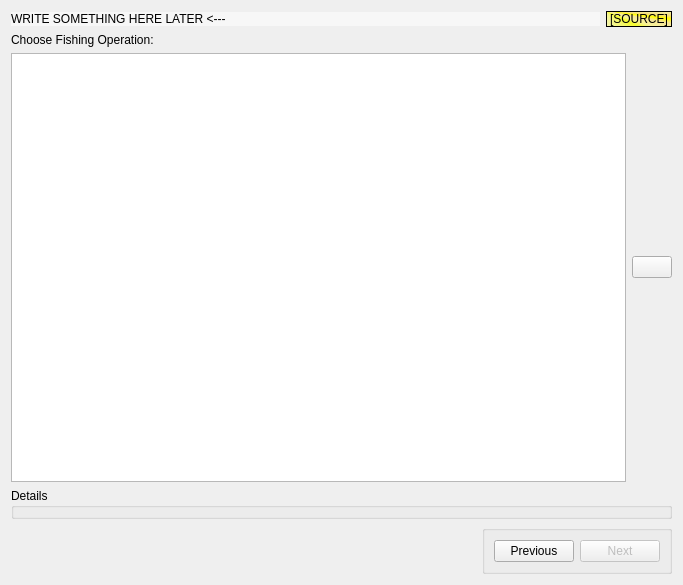
<?xml version="1.0" encoding="UTF-8"?>
<ui version="4.0">
 <class>FrmOperation</class>
 <widget class="QWidget" name="FrmOperation">
  <property name="geometry">
   <rect>
    <x>0</x>
    <y>0</y>
    <width>683</width>
    <height>585</height>
   </rect>
  </property>
  <property name="windowTitle">
   <string>Form</string>
  </property>
  <layout class="QVBoxLayout" name="verticalLayout">
   <item>
    <layout class="QHBoxLayout" name="horizontalLayout_9">
     <item>
      <widget class="QLabel" name="lbHeader">
       <property name="sizePolicy">
        <sizepolicy hsizetype="Preferred" vsizetype="Fixed">
         <horstretch>0</horstretch>
         <verstretch>0</verstretch>
        </sizepolicy>
       </property>
       <property name="styleSheet">
        <string notr="true">background-color:rgb(247, 247, 247)</string>
       </property>
       <property name="text">
        <string>WRITE SOMETHING HERE LATER &lt;---</string>
       </property>
      </widget>
     </item>
     <item>
      <widget class="QLabel" name="lbSource">
       <property name="sizePolicy">
        <sizepolicy hsizetype="Fixed" vsizetype="Preferred">
         <horstretch>0</horstretch>
         <verstretch>0</verstretch>
        </sizepolicy>
       </property>
       <property name="styleSheet">
        <string notr="true">background-color: qconicalgradient(cx:0, cy:0, angle:135, stop:0 rgba(220, 220, 220, 69), stop:0.375 rgba(255, 255, 0, 69), stop:0.423533 rgba(251, 255, 0, 145), stop:0.45 rgba(247, 255, 0, 208), stop:0.477581 rgba(255, 244, 71, 130), stop:0.518717 rgba(255, 218, 71, 130), stop:0.55 rgba(255, 255, 0, 255), stop:0.57754 rgba(255, 203, 0, 130), stop:0.625 rgba(255, 255, 0, 69), stop:1 rgba(255, 255, 0, 69));
font: 75 10pt &quot;Fixedsys&quot;;</string>
       </property>
       <property name="frameShape">
        <enum>QFrame::StyledPanel</enum>
       </property>
       <property name="frameShadow">
        <enum>QFrame::Raised</enum>
       </property>
       <property name="text">
        <string>[SOURCE]</string>
       </property>
       <property name="scaledContents">
        <bool>true</bool>
       </property>
      </widget>
     </item>
    </layout>
   </item>
   <item>
    <widget class="QLabel" name="label_23">
     <property name="text">
      <string>Choose Fishing Operation:</string>
     </property>
     <property name="buddy">
      <cstring>tableView</cstring>
     </property>
    </widget>
   </item>
   <item>
    <layout class="QHBoxLayout" name="horizontalLayout_15">
     <item>
      <widget class="QTableView" name="tableView">
       <property name="sizePolicy">
        <sizepolicy hsizetype="Expanding" vsizetype="Expanding">
         <horstretch>0</horstretch>
         <verstretch>0</verstretch>
        </sizepolicy>
       </property>
       <property name="toolTip">
        <string>Choose sampled fishing trip (or create a new one)</string>
       </property>
       <property name="statusTip">
        <string>Choose sampled fishing trip (or create a new one)</string>
       </property>
       <property name="whatsThis">
        <string>In this widget we can choose sampled fishing trip, or create a new one</string>
       </property>
      </widget>
     </item>
     <item>
      <layout class="QVBoxLayout" name="verticalLayout_5">
       <item>
        <widget class="QPushButton" name="pushNew">
         <property name="toolTip">
          <string>Create new record</string>
         </property>
         <property name="statusTip">
          <string>Create new record</string>
         </property>
         <property name="whatsThis">
          <string>Creates new record</string>
         </property>
         <property name="text">
          <string/>
         </property>
         <property name="icon">
          <iconset resource="app_new.qrc">
           <normaloff>:/app_new/filenew.png</normaloff>:/app_new/filenew.png</iconset>
         </property>
        </widget>
       </item>
      </layout>
     </item>
    </layout>
   </item>
   <item>
    <widget class="QGroupBox" name="groupDetails">
     <property name="sizePolicy">
      <sizepolicy hsizetype="Preferred" vsizetype="Preferred">
       <horstretch>0</horstretch>
       <verstretch>0</verstretch>
      </sizepolicy>
     </property>
     <property name="title">
      <string>Details</string>
     </property>
     <widget class="QDialogButtonBox" name="buttonBox">
      <property name="geometry">
       <rect>
        <x>290</x>
        <y>220</y>
        <width>363</width>
        <height>23</height>
       </rect>
      </property>
      <property name="standardButtons">
       <set>QDialogButtonBox::Apply|QDialogButtonBox::Close</set>
      </property>
     </widget>
    </widget>
   </item>
   <item>
    <layout class="QHBoxLayout" name="horizontalLayout_16">
     <item>
      <spacer name="horizontalSpacer_2">
       <property name="orientation">
        <enum>Qt::Horizontal</enum>
       </property>
       <property name="sizeHint" stdset="0">
        <size>
         <width>548</width>
         <height>20</height>
        </size>
       </property>
      </spacer>
     </item>
     <item>
      <widget class="QGroupBox" name="groupBox_2">
       <property name="title">
        <string/>
       </property>
       <layout class="QHBoxLayout" name="horizontalLayout_10">
        <item>
         <widget class="QPushButton" name="pushPrevious">
          <property name="text">
           <string>Previous</string>
          </property>
          <property name="icon">
           <iconset resource="app_new.qrc">
            <normaloff>:/app_new/back.png</normaloff>:/app_new/back.png</iconset>
          </property>
         </widget>
        </item>
        <item>
         <widget class="QPushButton" name="pushNext">
          <property name="enabled">
           <bool>false</bool>
          </property>
          <property name="text">
           <string>Next</string>
          </property>
          <property name="icon">
           <iconset resource="app_new.qrc">
            <normaloff>:/app_new/forward.png</normaloff>:/app_new/forward.png</iconset>
          </property>
         </widget>
        </item>
       </layout>
      </widget>
     </item>
    </layout>
   </item>
  </layout>
 </widget>
 <resources>
  <include location="app_new.qrc"/>
 </resources>
 <connections/>
</ui>
